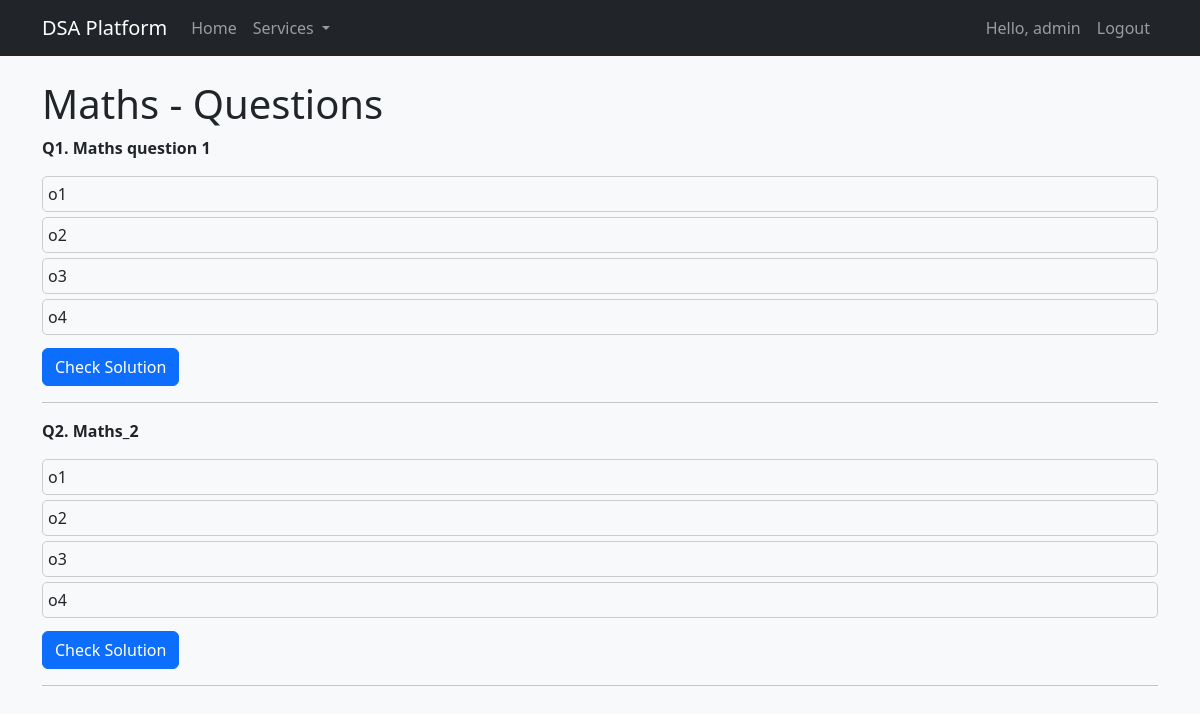
The app's page /aptitude/4/ (signed in) with its own data.
### users/models.py (models this page shows, shortened)
class CustomUser(AbstractUser):
    email = models.EmailField(unique=True)
    score = models.IntegerField(default=0)
    problems_solved = models.IntegerField(default=0)

### aptitude/models.py (models this page shows, shortened)
class Topic(models.Model):
    name = models.CharField(max_length=200, unique=True)

class Question(models.Model):
    topic = models.ForeignKey(Topic, on_delete=models.CASCADE, related_name='questions')
    text = models.TextField()
    explanation = models.TextField()

class Option(models.Model):
    question = models.ForeignKey(Question, on_delete=models.CASCADE, related_name='options')
    text = models.CharField(max_length=255)
    is_correct = models.BooleanField(default=False)

### aptitude/views.py (the view)
# urls.py: path('<int:topic_id>/', views.question_list, name='question_list'),
@login_required
def question_list(request, topic_id):
    topic = get_object_or_404(Topic, id=topic_id)
    questions = topic.questions.prefetch_related('options').all()
    return render(request, 'aptitude/question_list.html', {
        'topic': topic,
        'questions': questions
    })

### aptitude/templates/aptitude/question_list.html (shortened to what this page needs)
{% extends 'base.html' %}
{% load static %}
{% block content %}
<h1>{{ topic.name }} - Questions</h1>
{% for question in questions %}
    <div class="question-block" data-question-id="{{ question.id }}">
        <p><strong>Q{{ forloop.counter }}. {{ question.text }}</strong></p>
        {% for option in question.options.all %}
            <div class="option" data-correct="{{ option.is_correct|yesno:'true,false' }}">
                {{ option.text }}
            </div>
        {% endfor %}
        <button class="btn btn-primary check-btn mt-2">Check Solution</button>
    </div>
    <hr>
{% empty %}
    <p>No questions for this topic.</p>
{% endfor %}
{% endblock %}

### templates/base.html (shortened to what this page needs)
{% load static %}
<!DOCTYPE html>
<html lang="en">
<head>
    <link href="https://cdn.jsdelivr.net/npm/bootstrap@5.3.0/dist/css/bootstrap.min.css" rel="stylesheet">
    <link rel="stylesheet" href="{% static 'css/style.css' %}">
</head>
<body>
    <nav class="navbar navbar-expand-lg navbar-dark bg-dark">
        <div class="container">
            <a class="navbar-brand" href="{% url 'home' %}">DSA Platform</a>
            <div class="collapse navbar-collapse" id="navbarNav">
                <ul class="navbar-nav me-auto">
                    <li class="nav-item">
                        <a class="nav-link" href="{% url 'home' %}">Home</a>
                    </li>
                    <li class="nav-item dropdown">
                        <a class="nav-link dropdown-toggle" href="#" id="servicesDropdown" role="button" data-bs-toggle="dropdown">
                            Services
                        </a>
                    </li>
                </ul>
                <ul class="navbar-nav">
                    {% if user.is_authenticated %}
                        <li class="nav-item">
                            <span class="nav-link">Hello, {{ user.username }}</span>
                        </li>
                        <li class="nav-item">
                            <a class="nav-link" href="{% url 'logout' %}">Logout</a>
                        </li>
                    {% endif %}
                </ul>
            </div>
        </div>
    </nav>
    <div class="container mt-4">
        {% block content %}{% endblock %}
    </div>
</body>
</html>

### static/css/style.css (style rules this page uses)
body { background-color: #f8f9fa; }

### aptitude/templates/aptitude/question_list.html (style rules this page uses)
.option { cursor: pointer; padding: 5px; border: 1px solid #ccc; margin-bottom: 5px; border-radius: 5px; }

### records on screen
CustomUser: username "admin"
Topic: name "Maths"
Question: text "Maths question 1"
Option: text "o1"
Option: text "o2"
Option: text "o3"
Option: text "o4"
Question: text "Maths_2"
Option: text "o1"
Option: text "o2"
Option: text "o3"
Option: text "o4"
